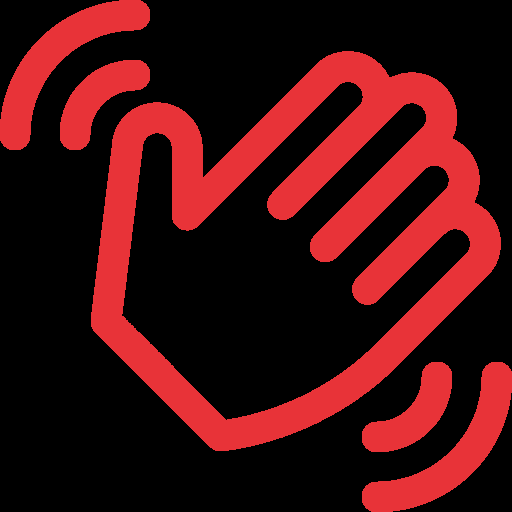
#> input picture main-rouge.png, 512 x 512 px, given in place of the camera
$ python test-detection-couleur.py
#> lines starting #> are read from the running program, lines starting #| are printed output that depends on the picture; after the words box and inside, x2 and y2 are one past the last pixel; in counts of white or black regions, pixels touching at a corner belong together
import cv2
import math
from numpy import *

from time import *

def test () :
    video = cv2.VideoCapture(0)


    taille = (int(video.get(cv2.CAP_PROP_FRAME_WIDTH)), int(video.get(cv2.CAP_PROP_FRAME_HEIGHT)))

    tm = time()

    while time()-tm <= 5:
        ret, frame = video.read()
#> frame is the input picture: shape (512, 512, 3); mean B, G, R 16.1, 14.7, 66.7

        coord=(taille[0]//2, taille[1]//2)
        cv2.circle(frame, coord, 3, (255, 0, 0), -1)
#> frame: shape (512, 512, 3); 0.01% of pixels changed, all inside (x1, y1, x2, y2) = (253, 253, 260, 260)
        cv2.imshow("bla", frame)
        if cv2.waitKey(1) & 0xFF == ord('q') :
#> (key q is pressed here)
            break

    video.release()
    cv2.destroyAllWindows()

    c=frame[coord[0]][coord[1]]
#> c = [255, 0, 0]
    print(c)
#| [255   0   0]
    video = cv2.VideoCapture(0)

    # Couleurs à détecter (bleu).
    d = array([int(c[0]*0.9), int(c[1]*0.9), int(c[2]*0.9)])
#> d = [229, 0, 0]
    f = array([int(c[0]*1.1), int(c[1]*1.1), int(c[2]*1.1)])
#> f = [280, 0, 0]
    print(d, f)
#| [229   0   0] [280   0   0]

    while True :
        ret, frame = video.read()


        i = cv2.cvtColor(frame, cv2.COLOR_BGR2HSV) #fenêtre de couleur daltoniennes
#> i: shape (512, 512, 3); mean H, S, V 51.5, 57.2, 66.7
        #mask = cv2.inRange(i, d, f) # detection de couleur avec l'image aux couleurs chelous
        mask = cv2.inRange(frame, d, f)
#> mask: shape (512, 512); every value is 0
        j = cv2.bitwise_and(frame, frame, mask=mask)
#> j: shape (512, 512, 3); every value is 0

        x, y, largeur, longueur = cv2.boundingRect(mask)
#> x = 0; y = 0; largeur = 0; longueur = 0
        r, g, b = cv2.split(cv2.cvtColor(frame, cv2.COLOR_BGR2HSV))
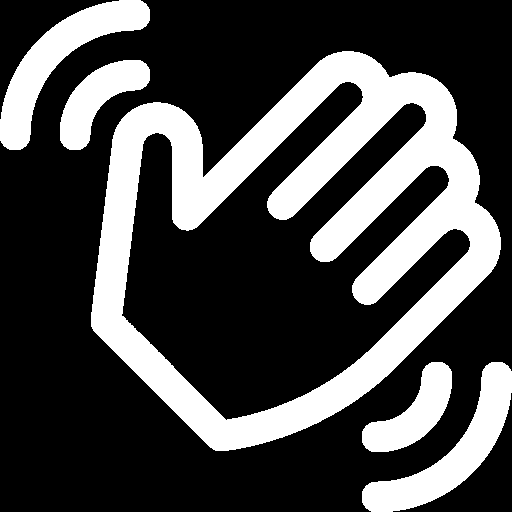
#> r: shape (512, 512); values 0 (black) and 179 (white), 28.7% white; 5 white regions, box (x1, y1, x2, y2) and area: (91, 51, 501, 451) 54721, (362, 362, 512, 512) 6633, (0, 0, 150, 150) 6629, (60, 60, 150, 150) 3694, (362, 362, 452, 452) 3688


        coord = (x + (largeur//2), y + (longueur//2))
#> coord = (0, 0)
        cv2.circle(frame, coord, 3, (0, 0, 255), -1)
#> frame: shape (512, 512, 3); under 0.01% of pixels changed, all inside (x1, y1, x2, y2) = (0, 0, 4, 4)
        cv2.imshow("1", mask)
        cv2.imshow("2", frame)
        #cv2.imshow("3", j)


        print(frame[100][100])
#| [ 56  51 232]
        #cv2.imshow("5", r)
        #cv2.imshow("6", g)
        #cv2.imshow("7", b)
        cv2.imshow("4", i)


        if cv2.waitKey(1) & 0xFF == ord('q') :
#> (key q is pressed here)
            break

    video.release()
    cv2.destroyAllWindows()

test()
